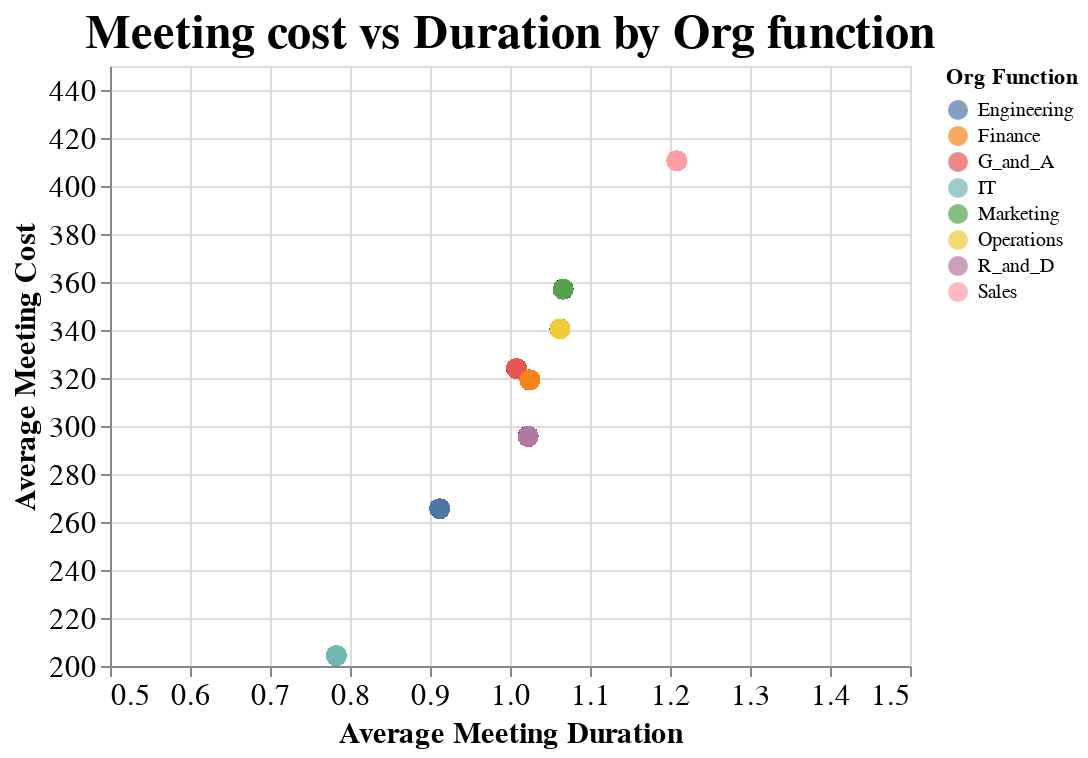

The notebook cell this image was saved under:
### Code cell
# Plot cost vs duration hours for meeting (Total_Meeting_Cost vs DurationHours)
dfs = df.sample(5000)
dfs["avg_meeting_duration"] = dfs.groupby('Organizer_FunctionType')["DurationHours"].transform('mean')
dfs["avg_meeting_cost"] = dfs.groupby('Organizer_FunctionType')["Total_meeting_cost"].transform('mean')
meet_cost_df = dfs[['Organizer_FunctionType', 'avg_meeting_duration', 'avg_meeting_cost']].copy()

alt.Chart(meet_cost_df).mark_circle(size=100).encode(
    alt.X('avg_meeting_duration', axis=alt.Axis(title="Average Meeting Duration"),
          scale=alt.Scale(domain=(0.5, 1.5))), 
    alt.Y('avg_meeting_cost', axis=alt.Axis(title="Average Meeting Cost"),
          scale = alt.Scale(domain=(200, 450))),
    color=alt.Color('Organizer_FunctionType', legend=alt.Legend(title="Org Function")),
    tooltip=['Organizer_FunctionType', 'avg_meeting_duration', 'avg_meeting_cost']
).interactive().properties(title='Meeting cost vs Duration by Org function').configure_axis(
    labelFontSize=15,titleFontSize=15,).configure_title(fontSize=24)

### Figure 1 — Vega-Lite specification as saved in the notebook (floating-point values rounded to 4 significant figures; data arrays with more than 128 entries replaced by an {"elided": "..."} marker saying what was removed)
{"config": {"view": {"continuousWidth": 400, "continuousHeight": 300}, "axis": {"labelFontSize": 15, "titleFontSize": 15}, "title": {"fontSize": 24}}, "data": {"name": "data-69bf2529a6cf01dec2bea35059b2b6fb"}, "mark": {"type": "circle", "size": 100}, "encoding": {"color": {"type": "nominal", "field": "Organizer_FunctionType", "legend": {"title": "Org Function"}}, "tooltip": [{"type": "nominal", "field": "Organizer_FunctionType"}, {"type": "quantitative", "field": "avg_meeting_duration"}, {"type": "quantitative", "field": "avg_meeting_cost"}], "x": {"type": "quantitative", "axis": {"title": "Average Meeting Duration"}, "field": "avg_meeting_duration", "scale": {"domain": [0.5, 1.5]}}, "y": {"type": "quantitative", "axis": {"title": "Average Meeting Cost"}, "field": "avg_meeting_cost", "scale": {"domain": [200, 450]}}}, "selection": {"selector005": {"type": "interval", "bind": "scales", "encodings": ["x", "y"]}}, "title": "Meeting cost vs Duration by Org function", "$schema": "https://vega.github.io/schema/vega-lite/v4.8.1.json", "datasets": {"data-69bf2529a6cf01dec2bea35059b2b6fb": {"elided": "5000 records"}}}
